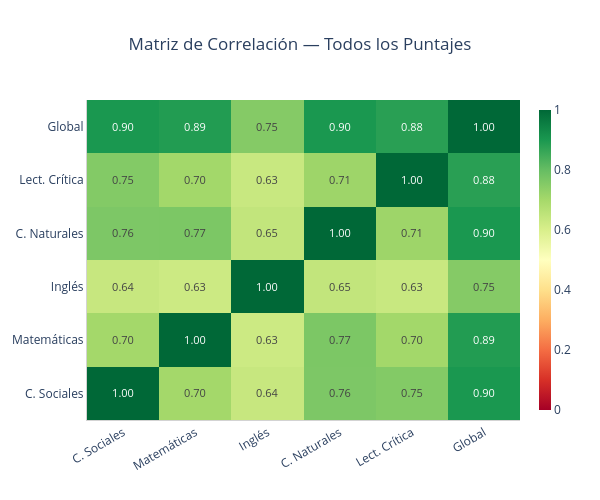
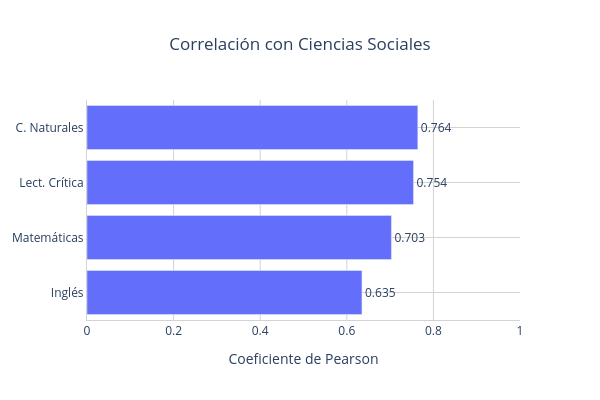

Notebook cell for these charts, in order:
### Code cell
corr = df[scores].corr().round(3)
score_label = dict(zip(scores, scores_short))

# Matriz de correlación
fig1 = go.Figure(go.Heatmap(
    z=corr.values,
    x=scores_short,
    y=scores_short,
    colorscale='RdYlGn',
    zmin=0, zmax=1,
    text=corr.values,
    texttemplate='%{text:.2f}',
    textfont=dict(size=11),
    colorbar=dict(thickness=12),
    hovertemplate='%{y} — %{x}<br>r = %{z:.3f}<extra></extra>'))

fig1.update_layout(
    title=dict(text='Matriz de Correlación — Todos los Puntajes', x=0.5),
    height=500,
    width=600,
    paper_bgcolor='white',
    plot_bgcolor='white',
)
fig1.update_xaxes(tickangle=-30, linecolor='lightgrey')
fig1.update_yaxes(linecolor='lightgrey')
fig1.show()

# Correlación con ciencias sociales 
corr_sc = (corr['punt_sociales_ciudadanas']
           .drop('punt_sociales_ciudadanas')
           .drop('punt_global')
           .sort_values(ascending=True))

fig2 = go.Figure(go.Bar(
    x=corr_sc.values,
    y=[score_label[s] for s in corr_sc.index],
    orientation='h',
    text=[f'{v:.3f}' for v in corr_sc.values],
    textposition='outside',
    hovertemplate='%{y}<br>r = %{x:.3f}<extra></extra>',
))

fig2.update_layout(
    title=dict(text='Correlación con Ciencias Sociales', x=0.5),
    height=400,
    width=600,
    paper_bgcolor='white',
    plot_bgcolor='white',
)
fig2.update_xaxes(title_text='Coeficiente de Pearson', range=[0, 1],
                  gridcolor='lightgrey', linecolor='lightgrey')
fig2.update_yaxes(gridcolor='lightgrey', linecolor='lightgrey')
fig2.show()
# Para Dash: dcc.Graph(figure=fig1) y dcc.Graph(figure=fig2)

### Figure 1 — Plotly figure (JSON) as saved in the notebook; plotly's stock layout.template omitted (floating-point values rounded to 4 significant figures)
{"data": [{"colorbar": {"thickness": 12}, "colorscale": [[0, "rgb(165,0,38)"], [0.1, "rgb(215,48,39)"], [0.2, "rgb(244,109,67)"], [0.3, "rgb(253,174,97)"], [0.4, "rgb(254,224,139)"], [0.5, "rgb(255,255,191)"], [0.6, "rgb(217,239,139)"], [0.7, "rgb(166,217,106)"], [0.8, "rgb(102,189,99)"], [0.9, "rgb(26,152,80)"], [1, "rgb(0,104,55)"]], "hovertemplate": "%{y} — %{x}<br>r = %{z:.3f}<extra></extra>", "text": [[1.0, 0.703, 0.635, 0.764, 0.754, 0.9], [0.703, 1.0, 0.625, 0.765, 0.704, 0.89], [0.635, 0.625, 1.0, 0.645, 0.633, 0.752], [0.764, 0.765, 0.645, 1.0, 0.713, 0.901], [0.754, 0.704, 0.633, 0.713, 1.0, 0.88], [0.9, 0.89, 0.752, 0.901, 0.88, 1.0]], "textfont": {"size": 11}, "texttemplate": "%{text:.2f}", "type": "heatmap", "x": ["C. Sociales", "Matemáticas", "Inglés", "C. Naturales", "Lect. Crítica", "Global"], "y": ["C. Sociales", "Matemáticas", "Inglés", "C. Naturales", "Lect. Crítica", "Global"], "z": [[1.0, 0.703, 0.635, 0.764, 0.754, 0.9], [0.703, 1.0, 0.625, 0.765, 0.704, 0.89], [0.635, 0.625, 1.0, 0.645, 0.633, 0.752], [0.764, 0.765, 0.645, 1.0, 0.713, 0.901], [0.754, 0.704, 0.633, 0.713, 1.0, 0.88], [0.9, 0.89, 0.752, 0.901, 0.88, 1.0]], "zmax": 1, "zmin": 0}], "layout": {"height": 500, "paper_bgcolor": "white", "plot_bgcolor": "white", "title": {"text": "Matriz de Correlación — Todos los Puntajes", "x": 0.5}, "width": 600, "xaxis": {"linecolor": "lightgrey", "tickangle": -30}, "yaxis": {"linecolor": "lightgrey"}}}

### Figure 2 — Plotly figure (JSON) as saved in the notebook; plotly's stock layout.template omitted (floating-point values rounded to 4 significant figures)
{"data": [{"hovertemplate": "%{y}<br>r = %{x:.3f}<extra></extra>", "orientation": "h", "text": ["0.635", "0.703", "0.754", "0.764"], "textposition": "outside", "type": "bar", "x": [0.635, 0.703, 0.754, 0.764], "y": ["Inglés", "Matemáticas", "Lect. Crítica", "C. Naturales"]}], "layout": {"height": 400, "paper_bgcolor": "white", "plot_bgcolor": "white", "title": {"text": "Correlación con Ciencias Sociales", "x": 0.5}, "width": 600, "xaxis": {"gridcolor": "lightgrey", "linecolor": "lightgrey", "range": [0, 1], "title": {"text": "Coeficiente de Pearson"}}, "yaxis": {"gridcolor": "lightgrey", "linecolor": "lightgrey"}}}
